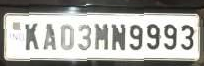
#> input picture Samples/Nikhil/Audi-A4-528794d.jpg_0359_0305_0250_0204_0066.png, 204 x 66 px; its folder holds only this picture in this run
$ python detection02.py
#> lines starting #> are read from the running program, lines starting #| are printed output that depends on the picture; after the words box and inside, x2 and y2 are one past the last pixel; in counts of white or black regions, pixels touching at a corner belong together
import numpy as np
from skimage.transform import resize
from skimage import measure
from skimage.measure import regionprops
import matplotlib.patches as patches
import matplotlib.pyplot as plt
import pickle
import cv2
import os
import glob

def Th_Bin(image):
    #print(image.shape)
    gray = cv2.cvtColor(image, cv2.COLOR_BGR2GRAY)
    # [4 lines of commented-out code are left out]
    ret2,th2 = cv2.threshold(gray,127,255,cv2.THRESH_BINARY)
    #55 for 277
    return th2

def Th_Otsu(image):
    gray = cv2.cvtColor(image, cv2.COLOR_BGR2GRAY)
    # [5 lines of commented-out code are left out]
    img1 = cv2.blur(gray,(2,2),0)
    ret2,th2 = cv2.threshold(img1,0,255,cv2.THRESH_BINARY+cv2.THRESH_OTSU)
    return th2

def Th_Adap(image):
    #img = cv2.medianBlur(image,5)
    gray = cv2.cvtColor(image, cv2.COLOR_BGR2GRAY)
    blur = cv2.GaussianBlur(gray,(5,5),0)
    #xret,th1 = cv2.threshold(img,127,255,cv2.THRESH_BINARY)
    th2 = cv2.adaptiveThreshold(blur,255,cv2.ADAPTIVE_THRESH_MEAN_C,cv2.THRESH_BINARY,11,2)
    #th2 = cv2.adaptiveThreshold(blur,255,cv2.ADAPTIVE_THRESH_GAUSSIAN_C,cv2.THRESH_BINARY,11,2)
    return th2

def plate(column_list,image):
    print("Loading model")
    filename = './models/svc_model.sav'
    model = pickle.load(open(filename, 'rb'))
    character = []
    for i in os.listdir('temp'):
        im = cv2.imread(os.path.join('temp',i),0)
        img = cv2.resize(im,(20,20))
        ret,imgr = cv2.threshold(img,127,255,cv2.THRESH_BINARY)
        binim = imgr.reshape(1,-1)
        n=model.predict(binim)
        character.append(n)
    print(character)
    print(len(character))
    plate_string = ''
    for eachPredict in character:
        plate_string += eachPredict[0]
    print('Predicted license plate')
    print(plate_string)
    column_list_copy = column_list[:]
    column_list.sort()
    rightplate_string = ''
    for each in column_list:
        rightplate_string += plate_string[column_list_copy.index(each)]
    print('License plate')
    print(rightplate_string)
    r = glob.glob('temp/*')
    for i in r:
        os.remove(i)
    os.rmdir('temp')
    path = 'Answers/'+rightplate_string+'.png'
    cv2.imwrite(path,image)


for im in os.listdir('Samples/Nikhil'):
    image = cv2.imread(os.path.join('Samples/Nikhil',im))
#> image is the input picture: shape (66, 204, 3); mean B, G, R 163.4, 168, 168.1
    if os.path.exists('temp'):
        print('temp exists')
    else:
        os.mkdir('temp')
    print(os.getcwd())
    imageing = image.copy()
    img = Th_Bin(image)
#> in Th_Bin, `ret2,th2 = cv2.threshold(gray,127,255,cv2.THRESH_BINARY)`:
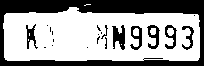
#> th2: shape (66, 204); 62.5% white; 21 black regions (13 under 20 px), largest, box (x1, y1, x2, y2) and area: (0, 0, 204, 66) 4098, (112, 25, 125, 50) 207, (147, 25, 160, 49) 148
    license_plate=np.invert(img)
    labelled_plate = measure.label(license_plate)
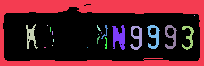
#> labelled_plate: shape (66, 204) int64; 22 distinct labels, from 0 to 21; one colour per label, 0 black
    # [4 lines of commented-out code are left out]
    character_dimensions = (0.30*license_plate.shape[0], 0.60*license_plate.shape[0], 0.03*license_plate.shape[1], 0.15*license_plate.shape[1])
#> character_dimensions = (19.8, 39.6, 6.12, 30.6)
    min_height, max_height, min_width, max_width = character_dimensions
#> min_height = 19.8; max_height = 39.6; min_width = 6.12; max_width = 30.6
    characters = []
    column_list = []
    plate_no = []
    count = 0
    for regions in regionprops(labelled_plate):
        y0, x0, y1, x1 = regions.bbox
        region_height = y1 - y0
        region_width = x1 - x0
        if region_height > min_height and region_height < max_height and region_width > min_width and region_width < max_width:
            roi = license_plate[y0:y1, x0:x1]
            crop = imageing[y0:y1, x0:x1]
            rect_border = patches.Rectangle((x0, y0), x1 - x0, y1 - y0, edgecolor="red",linewidth=2, fill=False)
            #ax1.add_patch(rect_border)
            resized_char = resize(roi, (20, 20))
            characters.append(resized_char)
            column_list.append(x0)
            pathout = 'temp/'+str(count)+'.jpg'
            cv2.imwrite(pathout,crop)
            count = count+1
#> this loop made 21 passes
#> (y0, x0, y1, x1, region_height, region_width, pathout) on passes 3, 7, 8, 9, 10, 11: (24, 26, 49, 38, 25, 12, 'temp/0.jpg'), (25, 112, 50, 125, 25, 13, 'temp/1.jpg'), (25, 147, 49, 160, 24, 13, 'temp/2.jpg'), (25, 165, 49, 177, 24, 12, 'temp/3.jpg'), (26, 130, 50, 142, 24, 12, 'temp/4.jpg'), (26, 182, 50, 194, 24, 12, 'temp/5.jpg')
#> (y0, x0, y1, x1, region_height, region_width) on passes 1, 2, 4, 5, 6, 12: (0, 0, 66, 204, 66, 204), (15, 194, 16, 195, 1, 1), (25, 47, 26, 48, 1, 1), (25, 97, 31, 101, 6, 4), (25, 101, 39, 108, 14, 7), (27, 50, 32, 51, 5, 1)
#> pass 3, `resized_char = resize(roi, (20, 20))`:
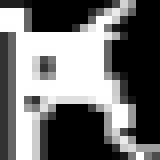
#> resized_char: shape (20, 20) float64 (shown 8 times larger); min 0, max 1, mean 0.447
#> after the loop, characters = 6 items; column_list = [26, 112, 147, 165, 130, 182]; count = 6
    #plt.show()
#> (the run stopped early here; a loop or call above may not have finished)

$ run again, on Samples/Nikhil/BMW-X1-528026e.jpg_0016_0384_0220_0114_0037.png
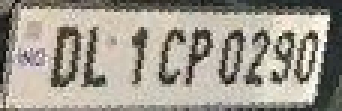
#> input picture Samples/Nikhil/BMW-X1-528026e.jpg_0016_0384_0220_0114_0037.png, 114 x 37 px (shown 3 times larger)
#> image is the input picture: shape (37, 114, 3); mean B, G, R 142.7, 154.1, 159.9
#> th2: shape (37, 114); 67.1% white; 27 black regions (17 under 20 px), largest, box (x1, y1, x2, y2) and area: (0, 0, 114, 37) 781, (17, 9, 27, 29) 103, (73, 10, 82, 29) 72
#> `labelled_plate = measure.label(license_plate)`:
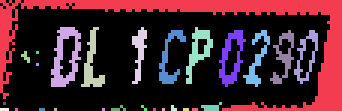
#> labelled_plate: shape (37, 114) int64 (shown 3 times larger); 28 distinct labels, from 0 to 27; one colour per label, 0 black
#> the loop `for regions in regionprops(labelled_plate):` made 27 passes
#> (y0, x0, y1, x1, region_height, region_width, pathout) on passes 2 to 9: (9, 17, 29, 27, 20, 10, 'temp/0.jpg'), (9, 27, 29, 35, 20, 8, 'temp/1.jpg'), (9, 44, 28, 49, 19, 5, 'temp/2.jpg'), (9, 62, 28, 71, 19, 9, 'temp/3.jpg'), (10, 53, 28, 62, 18, 9, 'temp/4.jpg'), (10, 73, 29, 82, 19, 9, 'temp/5.jpg'), (10, 81, 29, 90, 19, 9, 'temp/6.jpg'), (10, 90, 28, 98, 18, 8, 'temp/7.jpg')
#> pass 3, `resized_char = resize(roi, (20, 20))`:
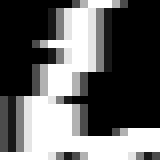
#> resized_char: shape (20, 20) float64 (shown 8 times larger); min 0, max 1, mean 0.394
#> after the loop `for regions in regionprops(labelled_plate):`: characters = 9 items; column_list = [17, 27, 44, 62, 53, 73, 81, 90, 98]; count = 9

$ run again, on Samples/Nikhil/Audi-A6-528818b.jpg_0000_0311_0286_0189_0044.png
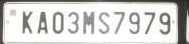
#> input picture Samples/Nikhil/Audi-A6-528818b.jpg_0000_0311_0286_0189_0044.png, 189 x 44 px
#> image is the input picture: shape (44, 189, 3); mean B, G, R 209, 211.2, 211.4
#> th2: shape (44, 189); 85.6% white; 25 black regions (20 under 20 px), largest, box (x1, y1, x2, y2) and area: (0, 0, 189, 44) 905, (160, 13, 170, 34) 70, (38, 15, 47, 32) 59, (23, 13, 30, 29) 58, (53, 13, 63, 33) 46
#> `labelled_plate = measure.label(license_plate)`:
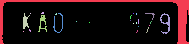
#> labelled_plate: shape (44, 189) int64; 26 distinct labels, from 0 to 25; one colour per label, 0 black
#> the loop `for regions in regionprops(labelled_plate):` made 25 passes
#> (y0, x0, y1, x1, region_height, region_width, pathout) on passes 3, 6, 10, 11: (13, 23, 29, 30, 16, 7, 'temp/0.jpg'), (13, 53, 33, 63, 20, 10, 'temp/1.jpg'), (13, 160, 34, 170, 21, 10, 'temp/2.jpg'), (15, 38, 32, 47, 17, 9, 'temp/3.jpg')
#> pass 3, `resized_char = resize(roi, (20, 20))`:
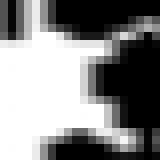
#> resized_char: shape (20, 20) float64 (shown 8 times larger); min 0, max 1, mean 0.524
#> after the loop `for regions in regionprops(labelled_plate):`: characters = 4 items; column_list = [23, 53, 160, 38]; count = 4
